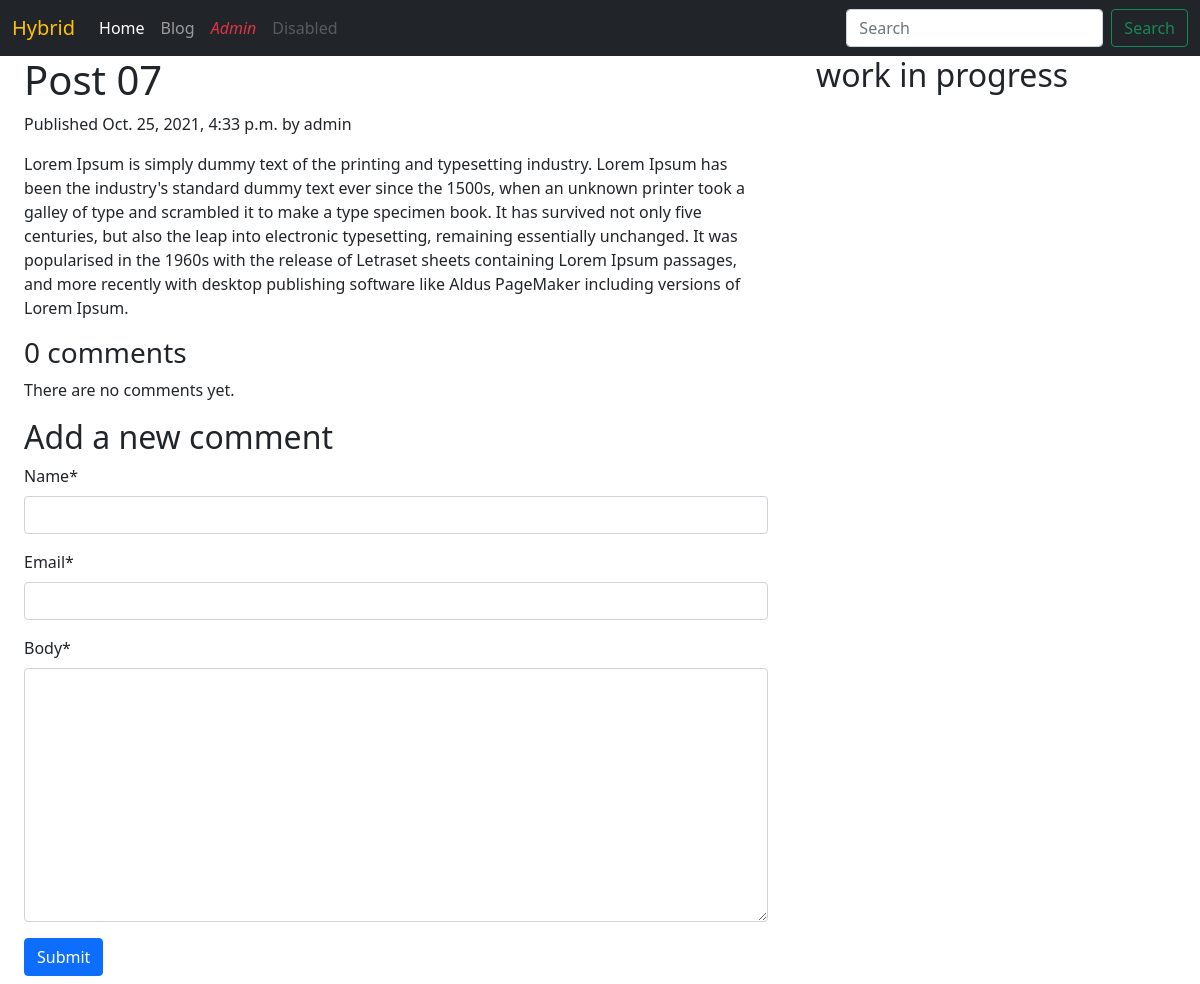
The app's page /blog/2021/10/25/post-7/, older data.
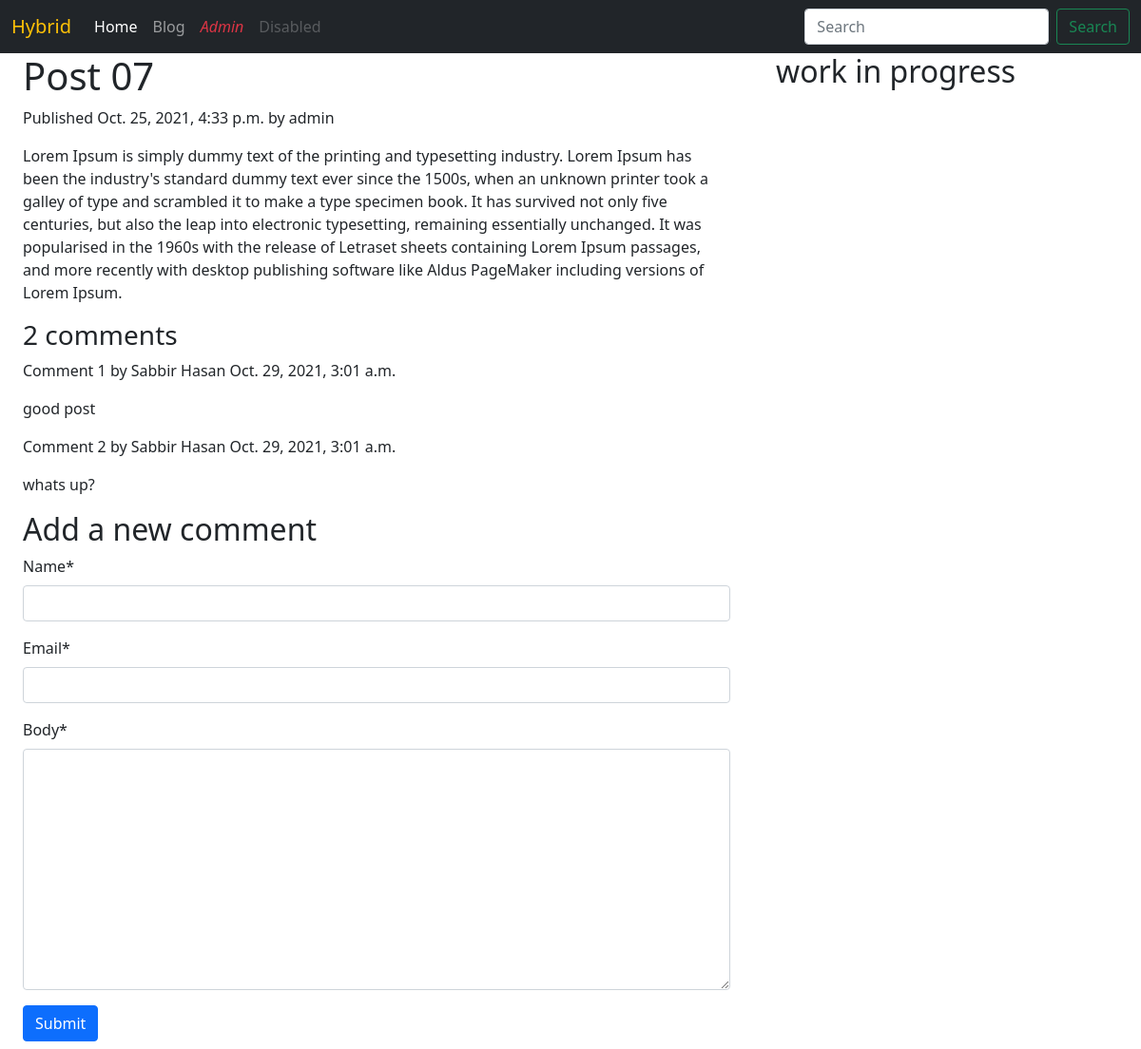
The same page, newer data.
### blog/models.py (models this page shows, shortened)
class Comment(models.Model):
    post = models.ForeignKey(
        Post, on_delete=models.CASCADE, related_name='comments')
    name = models.CharField(max_length=80)
    email = models.EmailField()
    body = models.TextField()
    created = models.DateTimeField(auto_now_add=True)
    updated = models.DateTimeField(auto_now=True)
    active = models.BooleanField(default=True)
    class Meta:
        ordering = ('created',)

### blog/views.py (the view)
def post_detail(request, year, month, day, post):
    post = get_object_or_404(Post, slug=post, status='published',
                             publish__year=year, publish__month=month, publish__day=day)
    comments = post.comments.filter(active=True)
    new_comment = None
    if request.method == 'POST':
        comment_form = CommentForm(data=request.POST)
        if comment_form.is_valid():
            new_comment = comment_form.save(commit=False)
            new_comment.post = post
            new_comment.save()
    else:
        comment_form = CommentForm()
    return render(request, 'blog/post/detail.html', {
        'post': post,
        'comments': comments,
        'new_comment': new_comment,
        'comment_form': comment_form
    })

### blog/forms.py
class CommentForm(forms.ModelForm):
    class Meta():
        model = Comment
        fields = ('name', 'email', 'body')

### templates/blog/post/detail.html (shortened to what this page needs)
{% extends "base/base.html" %}
{% load crispy_forms_tags %}
{% block content %}
<div class="container">
    <h1>{{ post.title }}</h1>
    <p class="date">
        Published {{ post.publish }} by {{ post.author }}
    </p>
    {{ post.body|linebreaks }}
    {% with comments.count as total_comments %}
    <h3>
        {{ total_comments }} comment{{ total_comments|pluralize }}
    </h3>
    {% endwith %}
    {% for comment in comments %}
    <div class="comment">
        <p class="info">
            Comment {{ forloop.counter }} by {{ comment.name }}
            {{ comment.created }}
        </p>
        {{ comment.body|linebreaks }}
    </div>
    {% empty %}
    <p>There are no comments yet.</p>
    {% endfor %}
    {% if new_comment %}
    <h2>Your comment has been added.</h2>
    {% else %}
    <h2>Add a new comment</h2>
    <form method="post">
        {{ comment_form | crispy }}
        <button type="submit" class="btn btn-primary mb-2">Submit</button>
    </form>
    {% endif %}
</div>
{% endblock %}
{% block sidebar %}
<h2>work in progress</h2>
{% endblock %}

Row changes from the older to the newer data that the page shows:
added Comment: name "Sabbir Hasan", created "Oct. 29, 2021, 3:01 a.m.", body "good post"
added Comment: name "Sabbir Hasan", created "Oct. 29, 2021, 3:01 a.m.", body "whats up?"
Text that changed along with them:
{{ total_comments }}: "0" → "2"
text no longer shown: "There are no comments yet."
